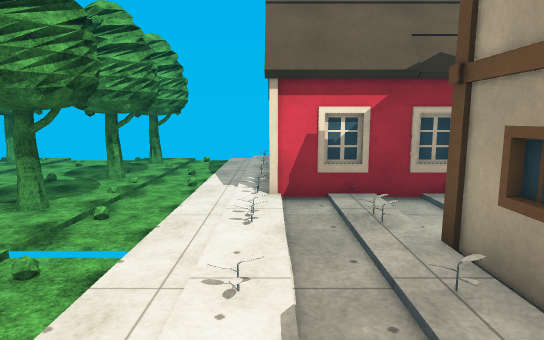
view 1 (above)

18 first-person views from a walk through a 3-D level made in the Unity game engine. The camera is 1.4 m above the floor, tilts 8° down and sees 75° across. The floor is counted in squares, 1 m on a side. Each view is taken from the middle of a square. On the plan, view 1 faces up. The plan holds only what a view shows up to about 15 squares ahead; the rest is blank. The place goes on beyond the plan. Some animated figures are left out. Some surface patterns are stand-ins.

view 2
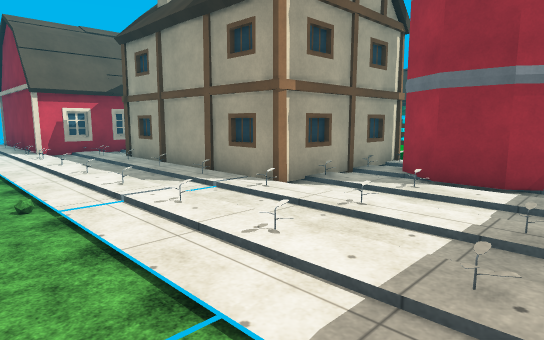

view 3
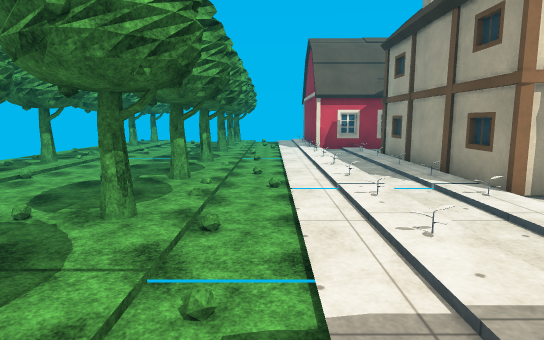

view 4
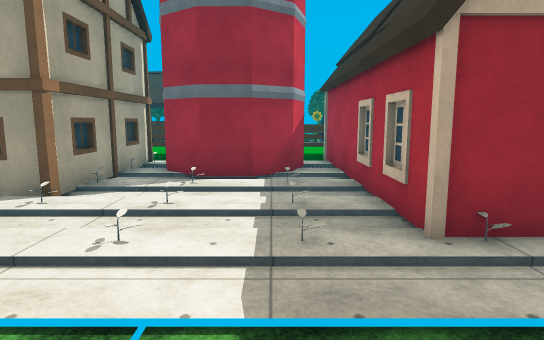

view 5
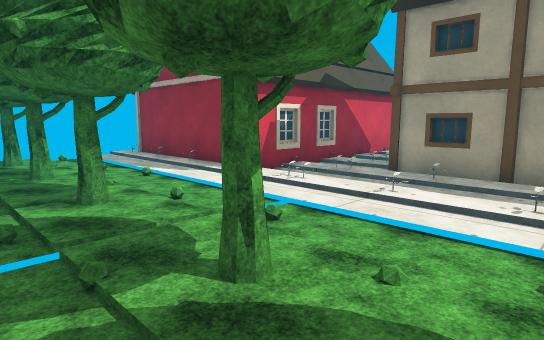

view 6
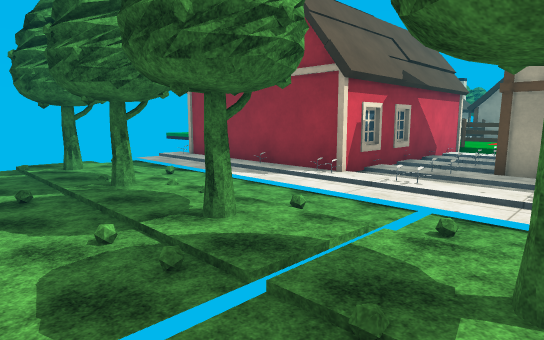

view 7
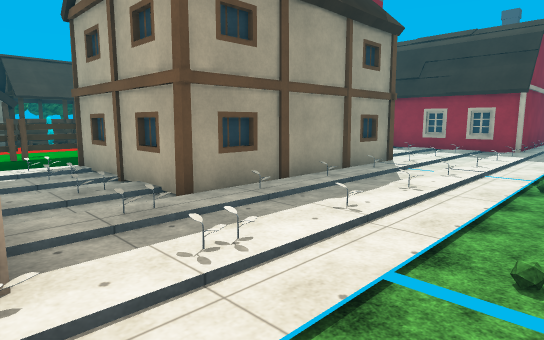

view 8
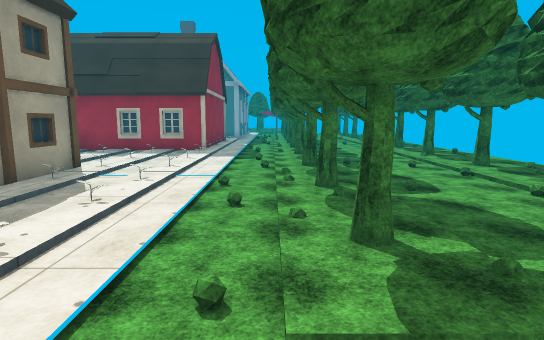

view 9
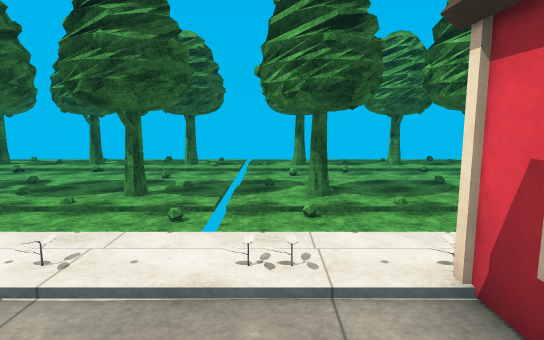

view 10
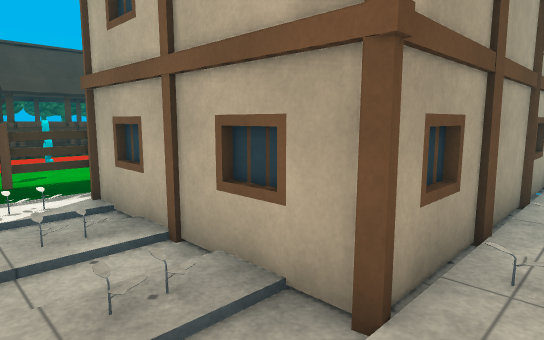

view 11
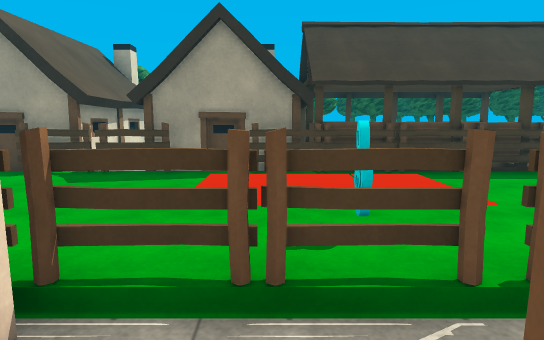

view 12
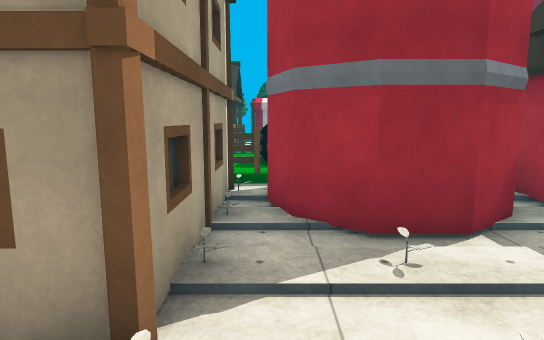

view 13
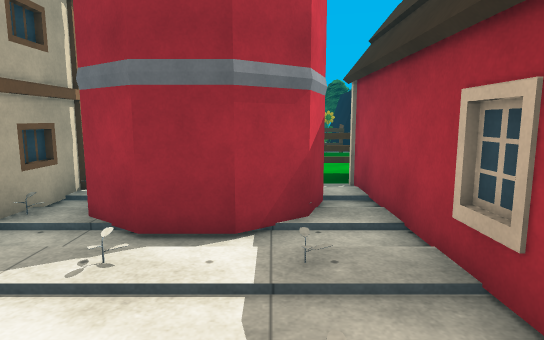

view 14
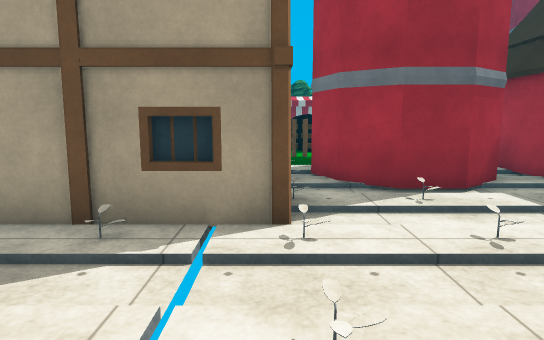

view 15
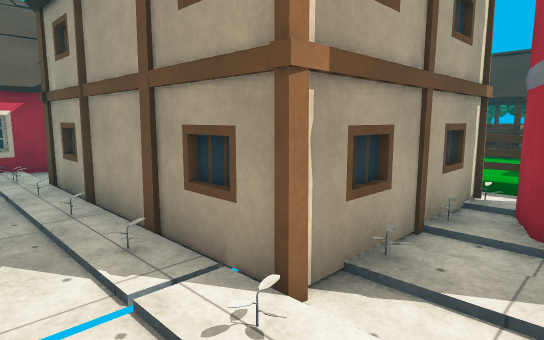

view 16
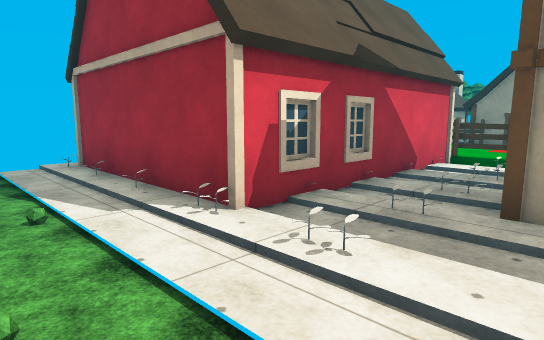

view 17
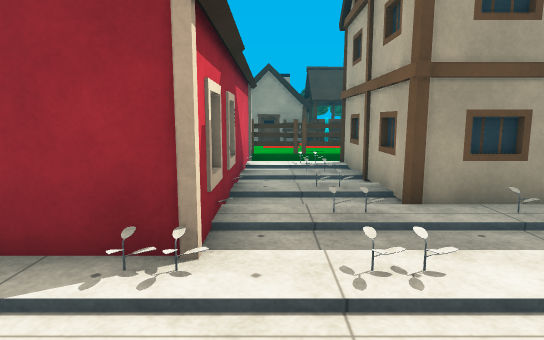

view 18
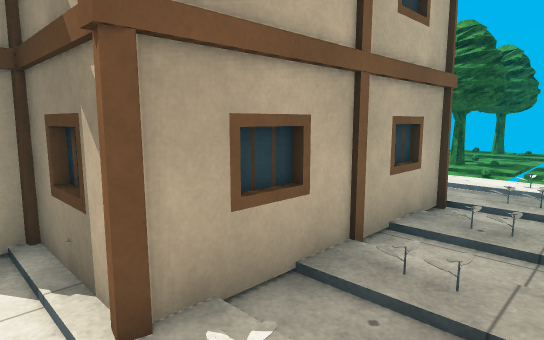

### Floor plan
Key: @ floor where view 1 was taken; # wall or solid block; . main floor; : floor 0.25 m higher than the main floor; - floor 0.25 m lower than the main floor; / step, stairs or slope; T tree; H house; F fence; O other object.
Columns run from 10 left of view 1 to 20 right of it. Each row starts with its distance up from view 1.
 13  T    T -.H
 12 TT   TT -.H             H
 11         -.H             FH   H
 10       T -.H             FHHHHHH
  9 TT   TT -.H             FH H
  8         -.H       HF    FH
  7        --.HHHHHHHHHF    F
  6 TT   TT--..........F :::H
  5         -./../././.F :::F
  4         -...HHHHHH.FO:::FH
  3        --./.H    H.F :::F   O
  2 TT - TT -...H    HHF :::FOOOO
  1         -./.H           FOOOO
  0     -   -.@.H           F   O
 -1 TT   TT -./.H           FOOOO
 -2         -...H           FOOOO
 -3         -...HHHHHH.F    F O
 -4 TT   TT -......##  FO     O
 -5  T    T -......#   F      O
 -6         -......#          O
 -7       . -......##
 -8 TT   TT--.......#  F
 -9         -.HHHHHHHHHF    O
-10          .H       H     O

Where each view was taken, in squares from view 1:
view 1: 0 up, 0 right, facing up
view 2: 8 down, 3 left, facing up-right
view 3: 9 down, 2 left, facing up
view 4: 7 down, 4 left, facing right
view 5: 0 up, 6 left, facing up-right
view 6: 2 up, 7 left, facing up-right
view 7: 7 up, 3 left, facing down-right
view 8: 6 up, 3 left, facing down
view 9: 5 up, 3 right, facing left
view 10: 6 up, 1 right, facing down-right
view 11: 5 up, 6 right, facing right
view 12: 4 down, 0 right, facing right
view 13: 7 down, 0 right, facing right
view 14: 3 down, 2 left, facing right
view 15: 5 down, 0 right, facing up-right
view 16: 3 up, 3 left, facing up-right
view 17: 6 up, 3 left, facing right
view 18: 6 up, 8 right, facing down-left
